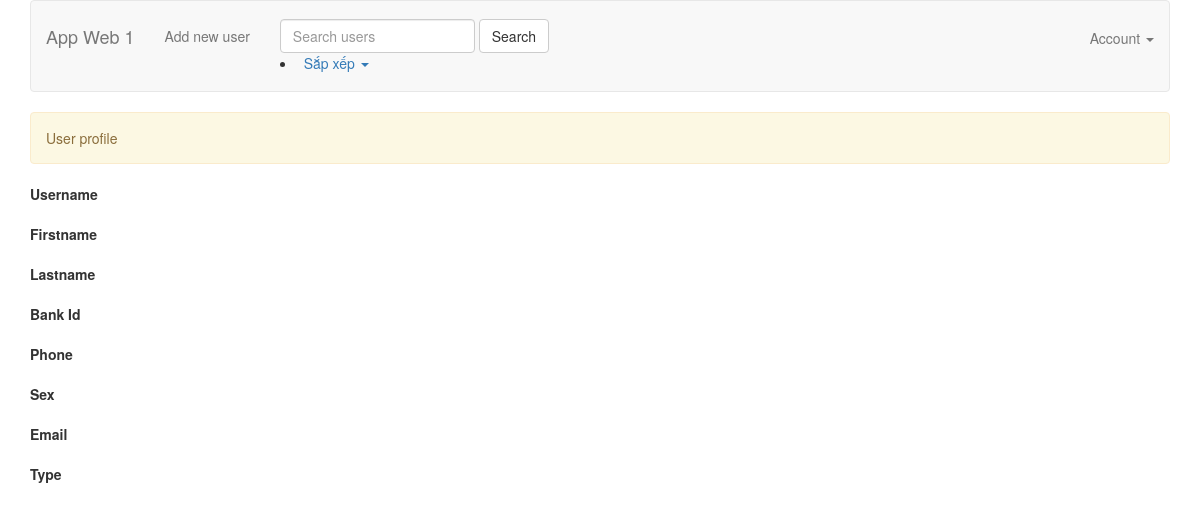
Before: /view_user.php?id=2 with the older database file.
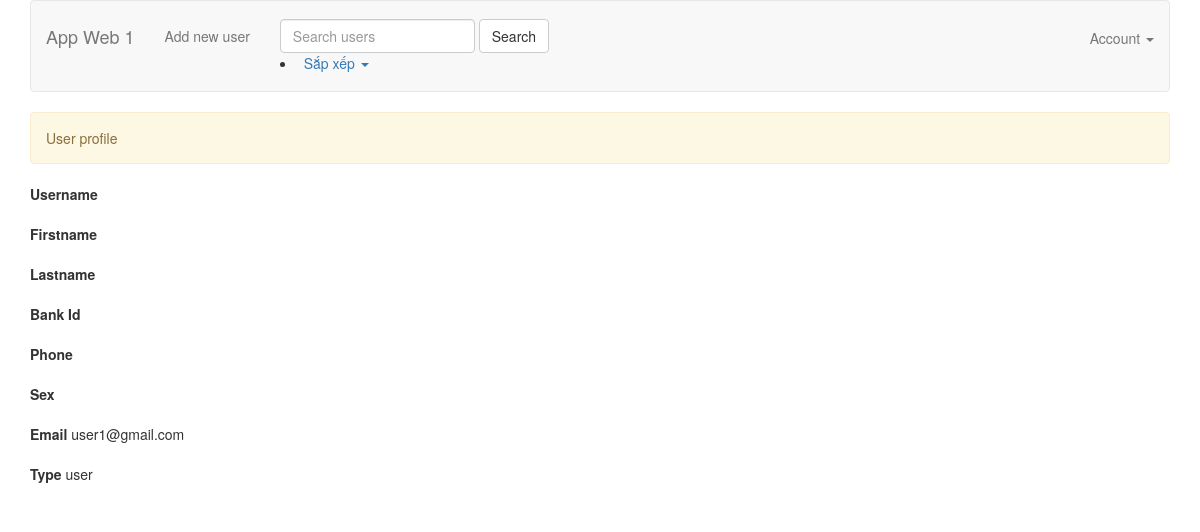
After: the same page with the newer database file.
### tables this page shows
CREATE TABLE `users` (
  `id` int(11) NOT NULL,
  `name` varchar(100) NOT NULL,
  `fullname` varchar(100) NOT NULL,
  `email` varchar(100) NOT NULL,
  `type` varchar(100) NOT NULL,
  `password` varchar(250) NOT NULL
);

### models/UserModel.php (called while the page is built, shortened)
<?php
require_once 'BaseModel.php';
class UserModel extends BaseModel {
    public function findUserById($id) {
        $sql = 'SELECT * FROM users WHERE id = '.$id;
        $user = $this->select($sql);
        return $user;
    }
}

### models/BaseModel.php (called while the page is built, shortened)
<?php
abstract class BaseModel {
    protected static $_connection;
    public function __construct() {
        if (!isset(self::$_connection)) {
            self::$_connection = mysqli_connect(DB_HOST, DB_USER, DB_PASSWORD, DB_NAME,DB_PORT);
        }
    }
    protected function query($sql) {
        $result = self::$_connection->query($sql);
        return $result;
    }
    protected function select($sql) {
        $result = $this->query($sql);
        $rows = [];
        if (!empty($result)) {
            while ($row = $result->fetch_assoc()) {
                $rows[] = $row;
            }
        }
        return $rows;
    }
}

### view_user.php (the view, shortened to what this page needs)
<?php
require_once 'models/UserModel.php';
$userModel = new UserModel();
if (!empty($_GET['id'])) {
    $id = $_GET['id'];
    $user = $userModel->findUserById($id);
}
?>
<!DOCTYPE html>
<html>
<head>
    <?php include 'views/meta.php' ?>
</head>
<body>
    <?php include 'views/header.php' ?>
    <div class="container">
        <?php if ($user || empty($id)) { ?>
            <div class="alert alert-warning" role="alert">
                User profile
            </div>
            <form method="POST">
                <div class="form-group">
                    <label for="name">Username</label>
                </div>
                <div class="form-group">
                    <label for="password">Firstname</label>
                </div>
                <div class="form-group">
                    <label for="password">Lastname</label>
                </div>
                <div class="form-group">
                    <label for="password">Bank Id</label>
                </div>
                <div class="form-group">
                    <label for="password">Phone</label>
                </div>
                <div class="form-group">
                    <label for="password">Sex</label>
                </div>
                <div class="form-group">
                    <label for="password">Email</label>
                    <span><?php if (!empty($user[0]['email'])) echo $user[0]['email'] ?></span>
                </div>
                <div class="form-group">
                    <label for="password">Type</label>
                    <span><?php if (!empty($user[0]['type'])) echo $user[0]['type'] ?></span>
                </div>
            </form>
        <?php } else { ?>
            <div class="alert alert-success" role="alert">
                User not found!
            </div>
        <?php } ?>
    </div>
</body>
</html>

Changed rows visible on the page:
now on this page (row edited): users: email "user1@gmail.com", type "user"
